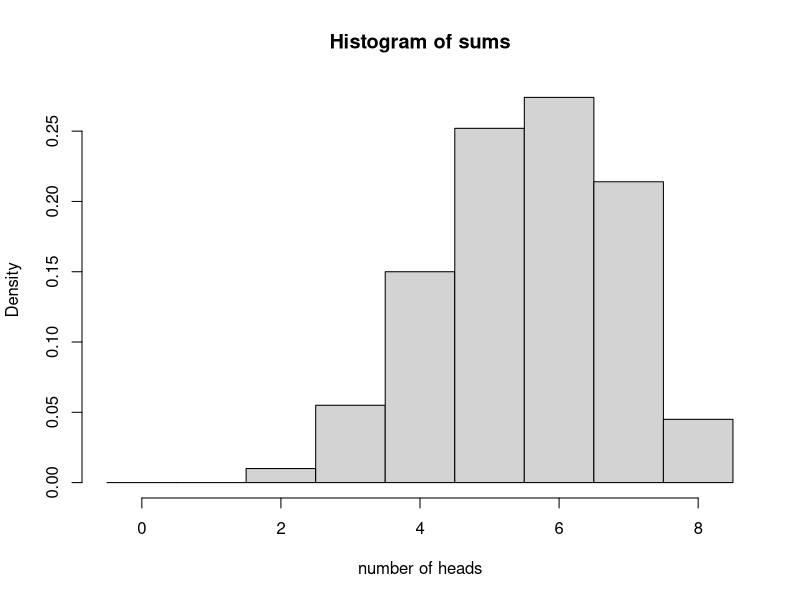
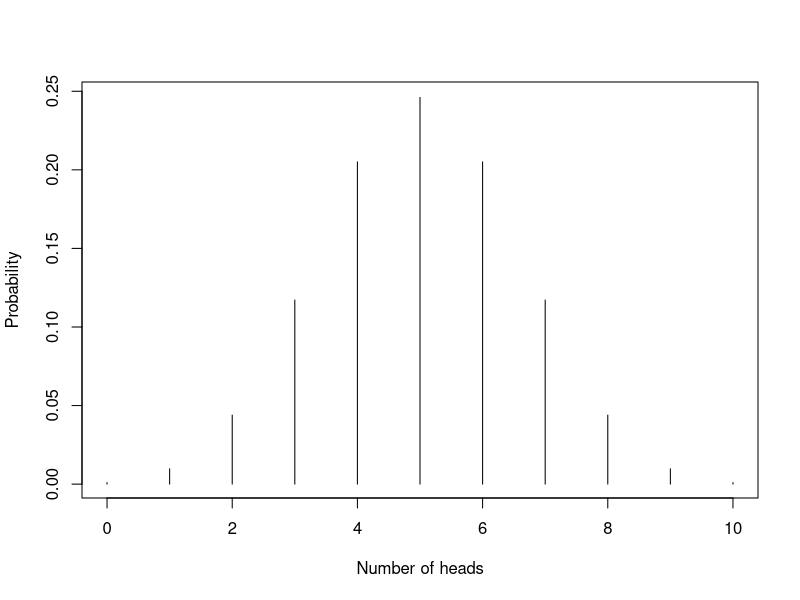
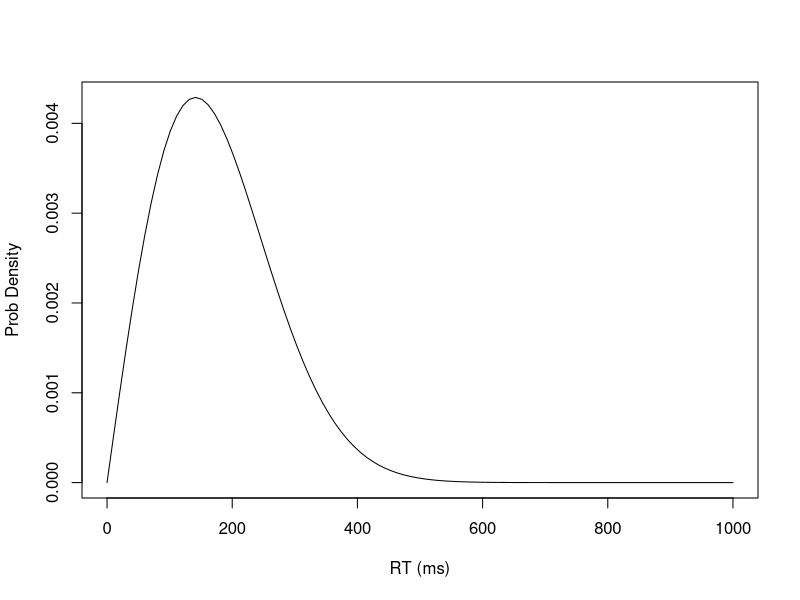
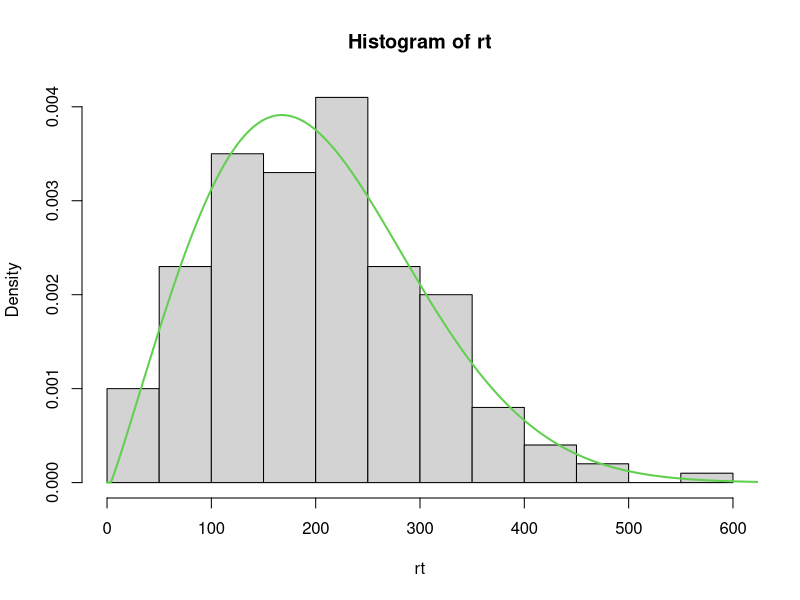

These figures' R source, in order:
## ---- chunk 1

prob = 0.7      # prob of heads
n = 1000
sims = 8

x = replicate(1000, rbinom(sims, size=1, prob=prob))
sums = colSums(x)

# Plot hist 
hist(sums, 
     xlab="number of heads",
     freq=FALSE,
     breaks=(c(0:9)-0.5))

## ---- chunk 2
nTosses <- 10
k <- 0:nTosses
pHeads <- 0.5
pK <- dbinom(k, nTosses, pHeads)

plot(k, pK, type="h",
     xlab="Number of heads",
     ylab="Probability")
## ---- chunk 3
nTrials <- 8
k <- 0:nTrials
pHeads <- 0.7
pK <- dbinom(k, nTrials, pHeads)

pK[6]

pData <- dbinom(5, 8, 0.7)    
pData
## ---- chunk 4
# Plot porb density for Weibull
scale = 200
shape = 2
shift = 0

x <- seq(0, 1000, length.out=100)
y <-dweibull(x, shape=shape, scale=scale)
plot(x,y,
     type="l",
     xlab="RT (ms)",
     ylab="Prob Density")
# What is p(data|parameters) for data = 200ms?
dweibull(200, shape, scale)
## ---- chunk 5
# Import rts
rts = scan('rt.txt')

scale = 200
shape = 2
shift = 0

theta = c(scale, shape, shift)

# Calculate log likelihood for a single data point under the Weibull
dweibull(rts-shift, scale=scale, shape=shape , log=TRUE)

# Eztend this calculation for multiple data points
# Convert to -lnL and sum


# Wrap in a function that takes two arguments: theta (vector of parameters) and data vector (rts)
negLL = function(rts, theta){
  scale = theta[1]
  shape = theta[2]
  shift = theta[3]
  
  LL = -1*sum(dweibull(rts-shift, scale=scale, shape=shape , log=TRUE))
  if(is.na(LL)){
    print(theta)
  }
  return(LL)
}
# Fit to data using optim()

xout <- optim(theta, negLL, rts=rts)
xout
## ---- chunk 6
## Maximum likelihood estimation of some data
rt <- scan("rt.txt")
?dweibull
weiblnL <- function(theta, rt){
  
  shift <- theta[1]
  shape <- theta[2]
  scale <- theta[3]
  
  if (shift>=min(rt) | any(theta<.Machine$double.neg.eps) ){ # a hack to avoid NaNs (won't work with gradient descent)
    return(1000000)
  } 
  else {
    return(
      -sum(dweibull(rt-shift,scale=scale,shape=shape,log=TRUE))
    )
  }
}

# parameters are shift, scale, shape
fit <- optim(c(1,1.8,mean(rt)),      # mean rt is a good starting point for scale
             weiblnL, rt=rt)

hist(rt, probability = TRUE, breaks=20)
lines(0:1000, dweibull((0:1000)-fit$par[1],shape=fit$par[2], scale=fit$par[3]), col=3, lwd=2)
